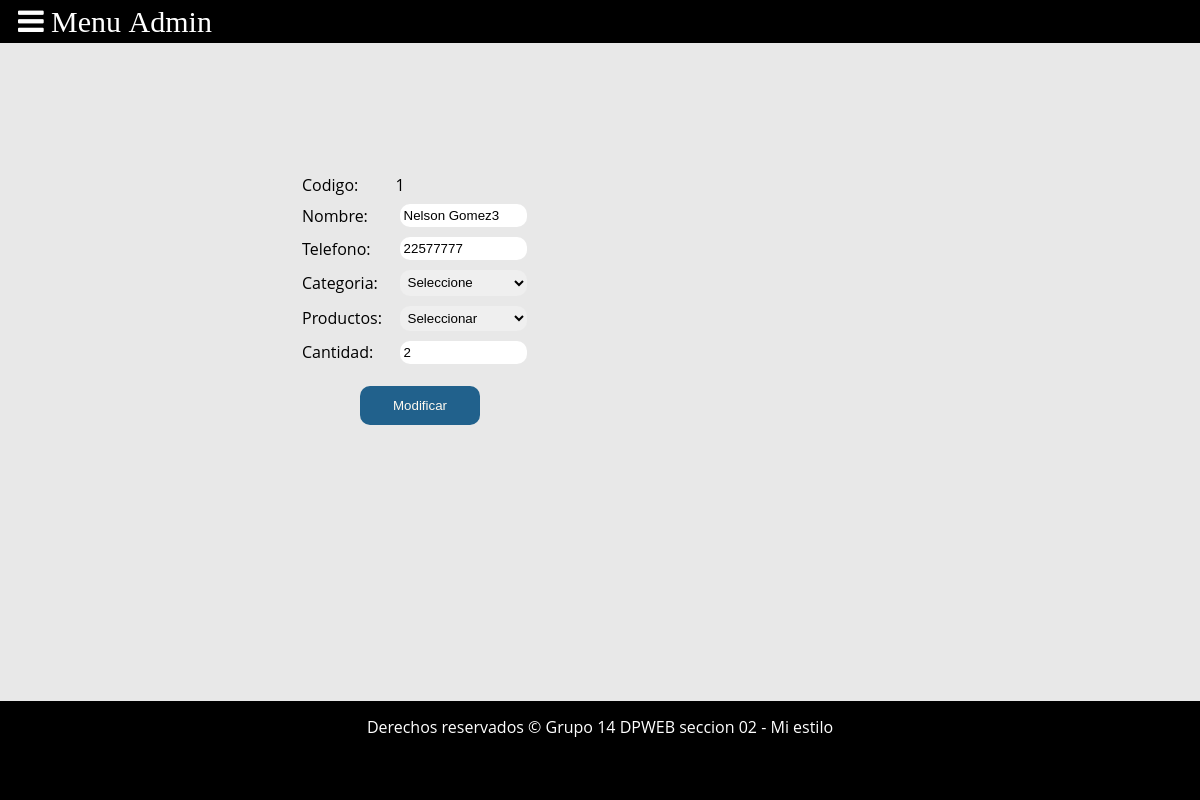
Page /iniciarSecion/admin/modificarCotizacion.php?codigo=1 (signed in) on the committed database.
### tables this page shows
CREATE TABLE `cotizacion` (
  `idCotizacion` int(11) NOT NULL,
  `Nombres` varchar(30) NOT NULL,
  `Correo` varchar(60) NOT NULL,
  `Telefono` int(11) NOT NULL,
  `idProducto` int(11) NOT NULL,
  `cantidad` int(11) NOT NULL,
  `estado` char(1) NOT NULL DEFAULT 'A'
);

### iniciarSecion/admin/modificarCotizacion.php (the view, shortened to what this page needs)
<?php
$cod=$_GET['codigo'];
require('conexion.php');
$sql="SELECT * FROM `cotizacion` WHERE  idCotizacion='$cod'";
$consulta=mysqli_query($misql,$sql);
$registro=mysqli_fetch_array($consulta);
?>
<!DOCTYPE html>
<html lang="es">
<head>
    <link rel="stylesheet" href="css/estilos.css"/>
    <link rel="stylesheet" href="css/font-awesome.css"/>
</head>
<body>
<header>
    <span id="button-menu" class="fa fa-bars"> Menu Admin</span>
</header>
<br>
<br>
<br>
<br>
<div id="modificar">
<section id="caja_p">
    <form name="frmCliente" action="actualizarCotizacion.php" method="POST">
        <table width="50%">
            <tr>
                <td>Codigo:</td>
                <td><?php echo $registro['idCotizacion']; ?></td>
            </tr>
            <tr>
                <td> Nombre:</td>
                <td> <input type="text" name="txtNombre" value="<?php echo $registro['Nombres']; ?>"  required></td>
            </tr>
            <tr>
                <td>Telefono:</td>
                <td><input type="text" name="txtTel" value="<?php echo $registro['Telefono'];?>" required></td>
            </tr>
            <tr>
                <td>Categoria:</td>
                <td>
                    <select name="cate" id="cate"  required>
                        <option value="0">Seleccione</option>
                    </select></td>
            </tr>
            <tr>
                <td> Productos:</td>
                <td>
                    <select name="pro" id="pro" required>
                        <option value='0'>Seleccionar</option>
                    </select></td>
            </tr>
            <tr>
                <td>Cantidad:</td>
                <td><input type="text" name="txtCant" value="<?php echo $registro['cantidad'];?>" required></td>
            </tr>
        </table>
        <input type="submit" name="btnModificar" id="aceptar" value="Modificar">
    </form>
</section>
</div>
<footer>
    <p>Derechos reservados &#169; Grupo 14 DPWEB seccion 02 - Mi estilo</p>
    <br>
    <a href="#"><img src="img/002-boton-de-logo-del-twitter.png" alt="Twitter logo" class="social-icon"></a>
    <a href="#"><img src="img/005-boton-del-logo-de-facebook.png" alt="Facebook logo" class="social-icon"></a>
</footer>
</body>
</html>

### iniciarSecion/admin/css/estilos.css (style rules this page uses)
* { margin: 0; padding: 0; box-sizing: border-box; }
body { font-family: 'Open sans'; background: #E8E8E8; height: 750px; }
header { position: fixed; width: 100%; top: 0; left: 0; padding: 0.5%; background: #000; }
header #button-menu { font-size: 30px; margin-left: 1%; color: #fff; cursor: pointer; }
#modificar { width: 50%; height: 20%; margin-top: 7%; margin-left: 25%; display: block; }
#modificar input { width: 63%; padding: 2%; margin: 2%; border: none; border-radius: 10px; }
#modificar select { padding: 2%; margin: 2%; width: 63%; border: none; border-radius: 10px; }
#modificar #aceptar { width: 20%; cursor: pointer; background: #21618c; color: floralwhite; margin-left: 10%; }
footer { width: 100%; bottom: 0; position: fixed; left: 0; background: #000; padding: 15px; text-align: center; color: #fff; }
.social-icon { align-items: right; width: 20px; height: 20px; margin: 0 5px; }

### rows in the picture
cotizacion: idCotizacion "1", txtNombre "Nelson Gomez3", txtTel "22577777", txtCant "2"
